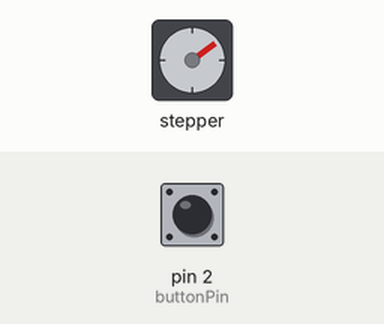
Simulated run of this sketch. Board: Arduino Uno, built with avr-gcc and run on an emulated ATmega328P. Shown: stepper motor. Inputs (shaded band) come from the test bench; at power-on: pin 2 (buttonPin) HIGH. Stepper angles assume 2048 steps per turn; what the sketch prints to the serial monitor is not drawn.

Above: at 1.2 s.
1.3 s: pin 2 (buttonPin) pulled LOW for 0.15 s
At 1.65 s:
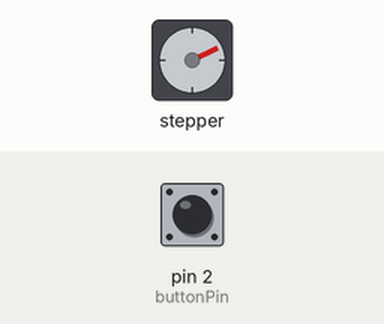
4.4 s: pin 2 (buttonPin) pulled LOW for 1 s
At 4.66 s:
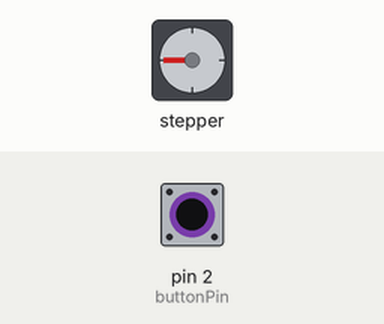
Timing chart, 0 to 17.4 s (numbered marks = the images above; inputs shaded):
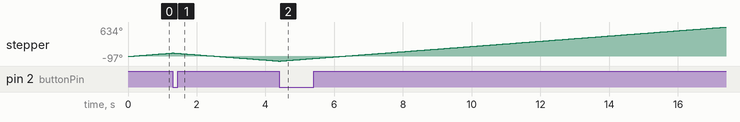

The sketch:

stepper_motor_and_switch.ino
```cpp
//stepper_motor_and_switch

#include<Stepper.h>    //this pogram changes direction of stepper motor every time the button is pressed
int stepsPerRevolution=2048;                       //changed here  or 30try
int motorSpeed=12;  //changed here
int delaytime=50;
int buttonPin=2;
int buttonValold=1;
int buttonVal=1;
int flag=0;
int steps=0;
int copy;
Stepper myStepper(stepsPerRevolution,8,10,9,11);

void setup()
{
     pinMode(buttonPin,INPUT);
     myStepper.setSpeed(motorSpeed);
     digitalWrite(buttonPin,HIGH);
     Serial.begin(9600);
}


void loop()
{
  if(copy==2048)
   {steps=0;
    copy=0;
   }
  if(copy==-2048)
   {steps=0;
   copy=0;
   }
   buttonVal=digitalRead(buttonPin);
      Serial.println(buttonVal);

  if(buttonValold==1 && buttonVal==0)
  {
       if(flag==1)
       { steps=-steps;
         flag=0;
       }

       else
       {  steps=-steps;
          flag=1;
       }
  }


 else
 {
          if(flag==1)
        {
             myStepper.step(copy);
             copy=steps-1;
        }


          if(flag==0)
        {
            myStepper.step(copy);
            copy=steps+1;
        }

 }

 buttonValold=buttonVal;


}
```
